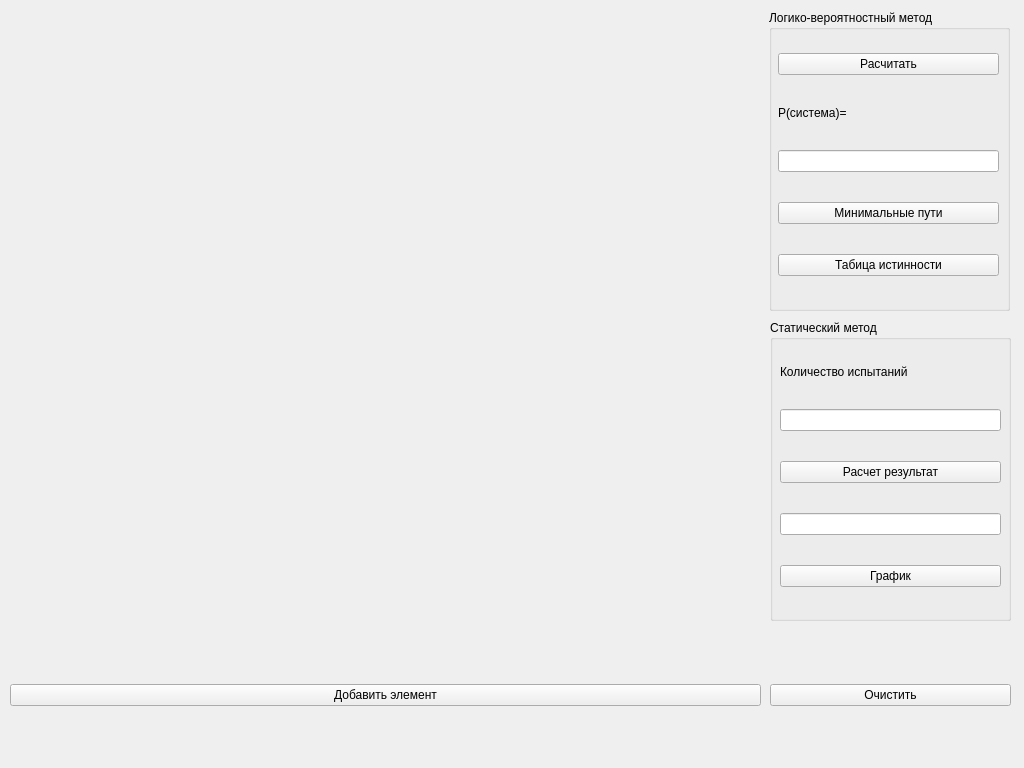
<?xml version="1.0" encoding="UTF-8"?>
<ui version="4.0">
 <class>MainWindow</class>
 <widget class="QMainWindow" name="MainWindow">
  <property name="geometry">
   <rect>
    <x>0</x>
    <y>0</y>
    <width>1024</width>
    <height>768</height>
   </rect>
  </property>
  <property name="minimumSize">
   <size>
    <width>1024</width>
    <height>768</height>
   </size>
  </property>
  <property name="maximumSize">
   <size>
    <width>1024</width>
    <height>768</height>
   </size>
  </property>
  <property name="windowTitle">
   <string>MainWindow</string>
  </property>
  <widget class="QWidget" name="centralwidget">
   <property name="sizePolicy">
    <sizepolicy hsizetype="Fixed" vsizetype="Fixed">
     <horstretch>0</horstretch>
     <verstretch>0</verstretch>
    </sizepolicy>
   </property>
   <property name="minimumSize">
    <size>
     <width>1024</width>
     <height>768</height>
    </size>
   </property>
   <property name="maximumSize">
    <size>
     <width>1024</width>
     <height>768</height>
    </size>
   </property>
   <widget class="QGroupBox" name="logic_box">
    <property name="geometry">
     <rect>
      <x>769</x>
      <y>10</y>
      <width>241</width>
      <height>301</height>
     </rect>
    </property>
    <property name="title">
     <string>Логико-вероятностный метод </string>
    </property>
    <widget class="QWidget" name="verticalLayoutWidget">
     <property name="geometry">
      <rect>
       <x>9</x>
       <y>19</y>
       <width>221</width>
       <height>271</height>
      </rect>
     </property>
     <layout class="QVBoxLayout" name="verticalLayout">
      <item>
       <widget class="QPushButton" name="count_logic">
        <property name="text">
         <string>Расчитать</string>
        </property>
       </widget>
      </item>
      <item>
       <widget class="QLabel" name="r_system_lb">
        <property name="maximumSize">
         <size>
          <width>16777215</width>
          <height>15</height>
         </size>
        </property>
        <property name="text">
         <string>Р(система)= </string>
        </property>
       </widget>
      </item>
      <item>
       <widget class="QLineEdit" name="lineEdit"/>
      </item>
      <item>
       <widget class="QPushButton" name="min_routes">
        <property name="text">
         <string>Минимальные пути</string>
        </property>
       </widget>
      </item>
      <item>
       <widget class="QPushButton" name="true_table">
        <property name="text">
         <string>Табица истинности</string>
        </property>
       </widget>
      </item>
     </layout>
    </widget>
   </widget>
   <widget class="QGroupBox" name="static_box">
    <property name="geometry">
     <rect>
      <x>770</x>
      <y>320</y>
      <width>241</width>
      <height>301</height>
     </rect>
    </property>
    <property name="title">
     <string>Статический метод</string>
    </property>
    <widget class="QWidget" name="verticalLayoutWidget_2">
     <property name="geometry">
      <rect>
       <x>10</x>
       <y>20</y>
       <width>221</width>
       <height>271</height>
      </rect>
     </property>
     <layout class="QVBoxLayout" name="verticalLayout_2">
      <item>
       <widget class="QLabel" name="tries_count_lb">
        <property name="maximumSize">
         <size>
          <width>16777215</width>
          <height>15</height>
         </size>
        </property>
        <property name="text">
         <string>Количество испытаний</string>
        </property>
       </widget>
      </item>
      <item>
       <widget class="QLineEdit" name="tries_count_tf"/>
      </item>
      <item>
       <widget class="QPushButton" name="count_static">
        <property name="text">
         <string>Расчет результат</string>
        </property>
       </widget>
      </item>
      <item>
       <widget class="QLineEdit" name="lineEdit_3"/>
      </item>
      <item>
       <widget class="QPushButton" name="pushButton_2">
        <property name="text">
         <string>График</string>
        </property>
       </widget>
      </item>
     </layout>
    </widget>
   </widget>
   <widget class="QWidget" name="nodes" native="true">
    <property name="geometry">
     <rect>
      <x>10</x>
      <y>10</y>
      <width>751</width>
      <height>611</height>
     </rect>
    </property>
   </widget>
   <widget class="QWidget" name="horizontalLayoutWidget">
    <property name="geometry">
     <rect>
      <x>10</x>
      <y>630</y>
      <width>751</width>
      <height>131</height>
     </rect>
    </property>
    <layout class="QHBoxLayout" name="horizontalLayout">
     <item>
      <widget class="QPushButton" name="add_node">
       <property name="text">
        <string>Добавить элемент</string>
       </property>
      </widget>
     </item>
    </layout>
   </widget>
   <widget class="QWidget" name="horizontalLayoutWidget_2">
    <property name="geometry">
     <rect>
      <x>770</x>
      <y>630</y>
      <width>241</width>
      <height>131</height>
     </rect>
    </property>
    <layout class="QHBoxLayout" name="horizontalLayout_2">
     <item>
      <widget class="QPushButton" name="clear">
       <property name="text">
        <string>Очистить</string>
       </property>
      </widget>
     </item>
    </layout>
   </widget>
  </widget>
 </widget>
 <resources/>
 <connections/>
</ui>
